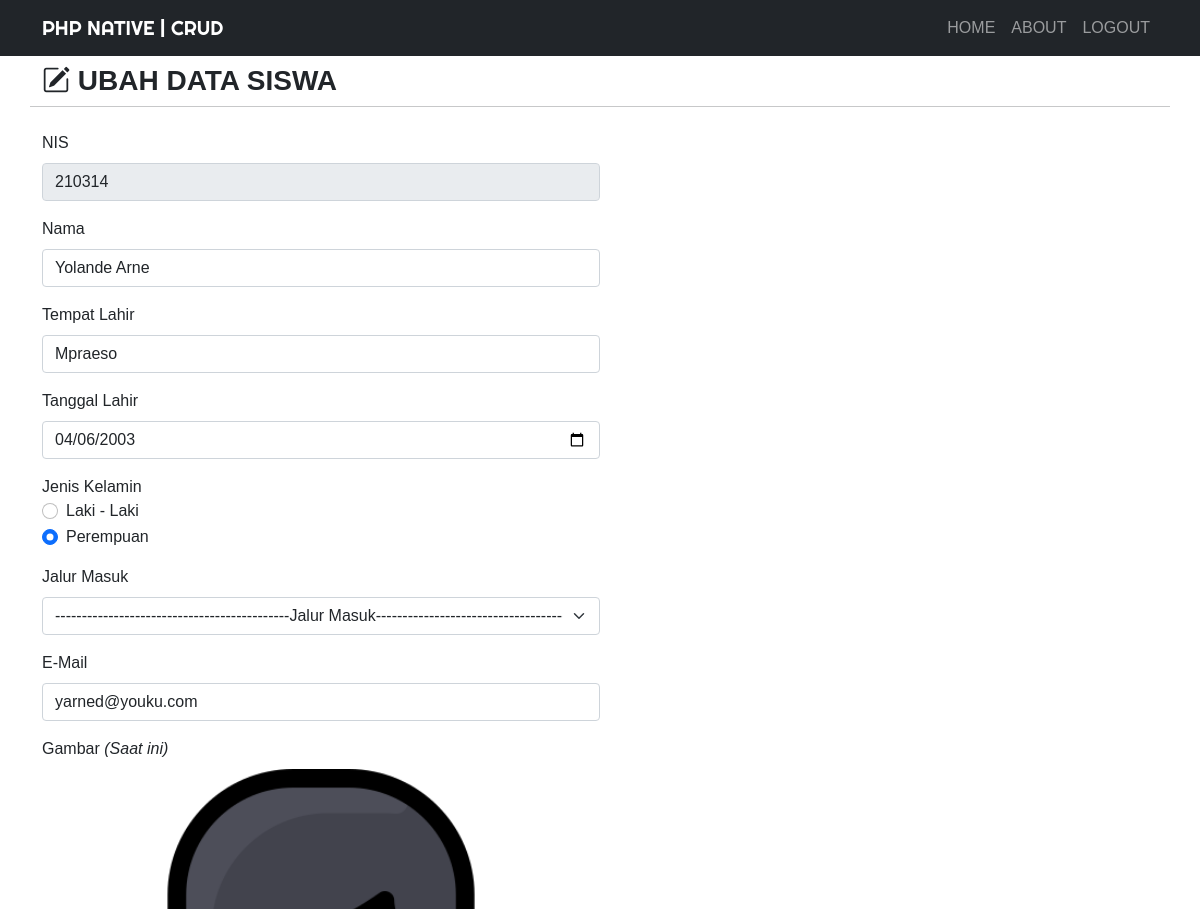
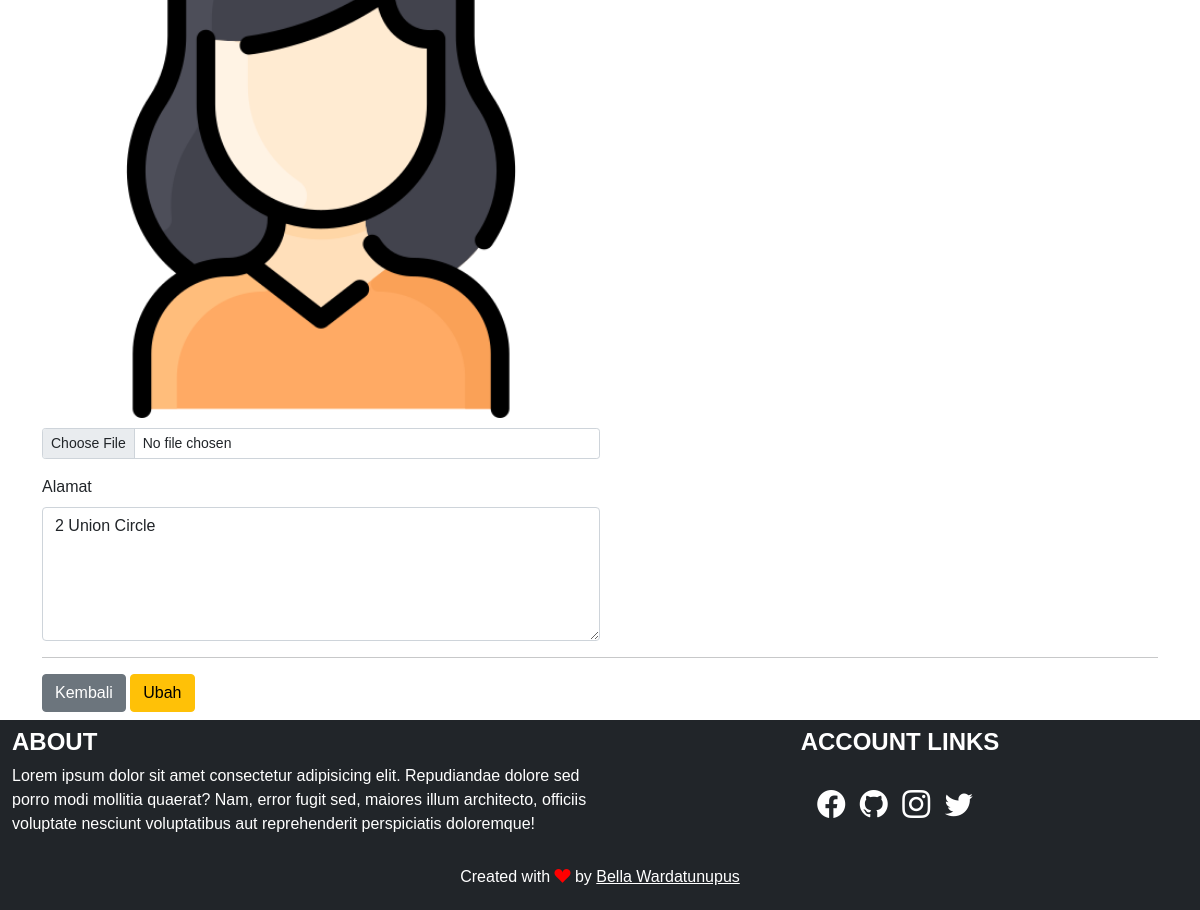
The app's page /ubah.php?nis=210314 (signed in) with its own data (2 pictures, top to bottom).
### tables this page shows
CREATE TABLE `siswa` (
  `nis` varchar(50) NOT NULL,
  `nama` varchar(255) NOT NULL,
  `tmpt_Lahir` varchar(50) NOT NULL,
  `tgl_Lahir` date NOT NULL,
  `jekel` enum('Laki - Laki','Perempuan') NOT NULL,
  `jalur_masuk` enum('SNBP','SNBT','MANDIRI') NOT NULL,
  `email` varchar(255) NOT NULL,
  `gambar` varchar(255) NOT NULL,
  `alamat` text NOT NULL
);

### function.php (called while the page is built, shortened)
<?php
$koneksi = mysqli_connect("localhost", "root", "", "archive");
function query($query)
{
    global $koneksi;
    $result = mysqli_query($koneksi, $query);
    $rows = [];
    while ($row = mysqli_fetch_assoc($result)) {
        $rows[] = $row;
    }
    return $rows;
}

### ubah.php (the view, shortened to what this page needs)
<?php
require 'function.php';
$nis = $_GET['nis'];
$siswa = query("SELECT * FROM siswa WHERE nis = $nis")[0];
?>
<!DOCTYPE html>
<html lang="en">
<head>
    <link href="https://cdn.jsdelivr.net/npm/bootstrap@5.0.0-beta2/dist/css/bootstrap.min.css" rel="stylesheet">
    <link rel="stylesheet" href="https://cdn.jsdelivr.net/npm/bootstrap-icons@1.4.0/font/bootstrap-icons.css">
    <link rel="stylesheet" href="css/style.css">
</head>
<body>
    <nav class="navbar navbar-expand-lg navbar-dark bg-dark text-uppercase">
        <div class="container">
            <a class="navbar-brand" href="index.php">PHP Native | CRUD</a>
            <div class="collapse navbar-collapse" id="navbarNav">
                <ul class="navbar-nav ms-auto">
                    <li class="nav-item">
                        <a class="nav-link" aria-current="page" href="index.php">Home</a>
                    </li>
                    <li class="nav-item">
                        <a class="nav-link" href="#about">About</a>
                    </li>
                    <li class="nav-item">
                        <a class="nav-link" href="logout.php">Logout</a>
                    </li>
                </ul>
            </div>
        </div>
    </nav>
    <div class="container">
        <div class="row my-2">
            <div class="col-md">
                <h3 class="fw-bold text-uppercase"><i class="bi bi-pencil-square"></i>&nbsp;Ubah Data Siswa</h3>
            </div>
            <hr>
        </div>
        <div class="row my-2">
            <div class="col-md">
                <form action="" method="post" enctype="multipart/form-data">
                    <div class="mb-3">
                        <label for="nis" class="form-label">NIS</label>
                        <input type="number" class="form-control w-50" id="nis" value="<?= $siswa['nis']; ?>" name="nis" readonly>
                    </div>
                    <div class="mb-3">
                        <label for="nama" class="form-label">Nama</label>
                        <input type="text" class="form-control w-50" id="nama" value="<?= $siswa['nama']; ?>" name="nama" autocomplete="off" required>
                    </div>
                    <div class="mb-3">
                        <label for="tmpt_Lahir" class="form-label">Tempat Lahir</label>
                        <input type="text" class="form-control w-50" id="tmpt_Lahir" value="<?= $siswa['tmpt_Lahir']; ?>" name="tmpt_Lahir" autocomplete="off" required>
                    </div>
                    <div class="mb-3">
                        <label for="tgl_Lahir" class="form-label">Tanggal Lahir</label>
                        <input type="date" class="form-control w-50" id="tgl_Lahir" value="<?= $siswa['tgl_Lahir']; ?>" name="tgl_Lahir" autocomplete="off" required>
                    </div>
                    <div class="mb-3">
                        <label>Jenis Kelamin</label>
                        <div class="form-check">
                            <input class="form-check-input" type="radio" name="jekel" id="Laki - Laki" value="Laki - Laki" <?php if ($siswa['jekel'] == 'Laki - Laki') { ?> checked='' <?php } ?>>
                            <label class="form-check-label" for="Laki - Laki">Laki - Laki</label>
                        </div>
                        <div class="form-check">
                            <input class="form-check-input" type="radio" name="jekel" id="Perempuan" value="Perempuan" <?php if ($siswa['jekel'] == 'Perempuan') { ?> checked='' <?php } ?>>
                            <label class="form-check-label" for="Perempuan">Perempuan</label>
                        </div>
                    </div>
                    <div class="mb-3">
                        <label for="jalur_masuk" class="form-label">Jalur Masuk</label>
                        <select class="form-select w-50" id="jalur_masuk" name="jalur_masuk">
                            <option disabled selected value>--------------------------------------------Jalur Masuk--------------------------------------------</option>
                        </select>
                    </div>
                    <div class="mb-3">
                        <label for="email" class="form-label">E-Mail</label>
                        <input type="email" class="form-control w-50" id="email" value="<?= $siswa['email']; ?>" name="email" autocomplete="off" required>
                    </div>
                    <div class="mb-3">
                        <label for="gambar" class="form-label">Gambar <i>(Saat ini)</i></label> <br>
                        <img src="img/<?= $siswa['gambar']; ?>" width="50%" style="margin-bottom: 10px;">
                        <input class="form-control form-control-sm w-50" id="gambar" name="gambar" type="file">
                    </div>
                    <div class="mb-3">
                        <label for="alamat" class="form-label">Alamat</label>
                        <textarea class="form-control w-50" id="alamat" rows="5" name="alamat" autocomplete="off"><?= $siswa['alamat']; ?></textarea>
                    </div>
                    <hr>
                    <a href="index.php" class="btn btn-secondary">Kembali</a>
                    <button type="submit" class="btn btn-warning" name="ubah">Ubah</button>
                </form>
            </div>
        </div>
    </div>
    <div class="container-fluid">
        <div class="row bg-dark text-white">
            <div class="col-md-6 my-2">
                <h4 class="fw-bold text-uppercase">About</h4>
                <p>Lorem ipsum dolor sit amet consectetur adipisicing elit. Repudiandae dolore sed porro modi mollitia quaerat? Nam, error fugit sed, maiores illum architecto, officiis voluptate nesciunt voluptatibus aut reprehenderit perspiciatis doloremque!</p>
            </div>
            <div class="col-md-6 my-2 text-center link">
                <h4 class="fw-bold text-uppercase">Account Links</h4>
                <a href="https://web.facebook.com/bella/" target="_blank"><i class="bi bi-facebook fs-3"></i></a>
                <a href="https://github.com/wardatunupus" target="_blank"><i class="bi bi-github fs-3"></i></a>
                <a href="https://www.instagram.com/wardatunupus/" target="_blank"><i class="bi bi-instagram fs-3"></i></a>
                <a href="https://twitter.com/lalala" target="_blank"><i class="bi bi-twitter fs-3"></i></a>
            </div>
        </div>
    </div>
    <footer class="bg-dark text-white text-center" style="padding: 5px;">
        <p>Created with <i class="bi bi-suit-heart-fill" style="color: red;"></i> by <a href="https://instagram.com/wardatunupus" target="_blank" style="color: #fff;">Bella Wardatunupus</a></p>
    </footer>
</body>
</html>

### css/style.css (style rules this page uses)
body { font-family: 'Gill Sans', 'Gill Sans MT', Calibri, 'Trebuchet MS', sans-serif; }
.navbar-brand { font-family: 'Righteous', cursive; }
.link a { display: inline-block; margin-top: 20px; margin-right: 10px; color: #fff; }

### records on screen
siswa: nis "210314", nama "Yolande Arne", tmpt_Lahir "Mpraeso", tgl_Lahir "04/06/2003", jekel "☐ Laki - Laki", jekel "☑ Perempuan", email "yarned@youku.com", gambar (picture), alamat "2 Union Circle"
